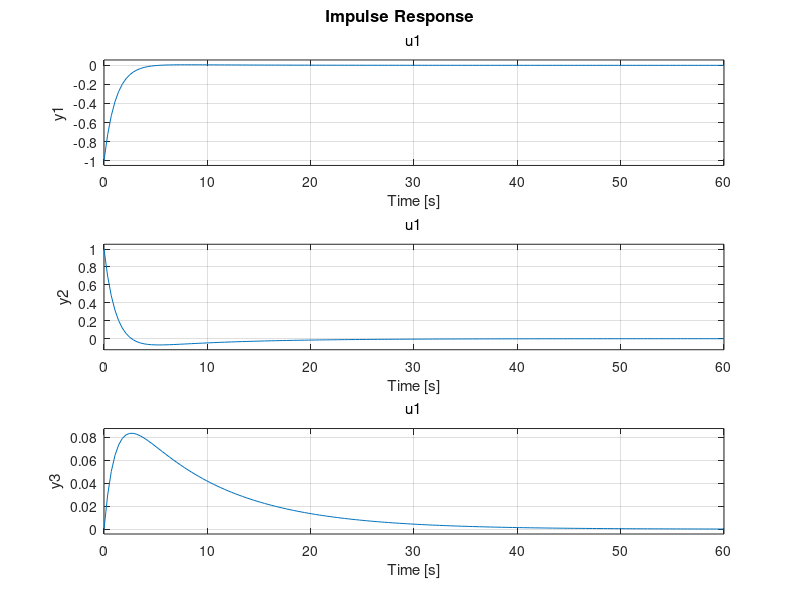

The MATLAB source for this figure:
% Worksheet 5
clear all,clc,close all;
% Set Variables
Ky=1;
Kphi=1;
V=10;
l=15;
% set Matrices
A=[0 1/V; -Kphi*Ky -Kphi];
B=[0;Kphi*Ky];
C=[-Kphi*Ky -Kphi;0 1;1 0];
D=[Kphi*Ky;0;0];
% Make system
sys=ss(A,B,C,D)
impulse(sys)